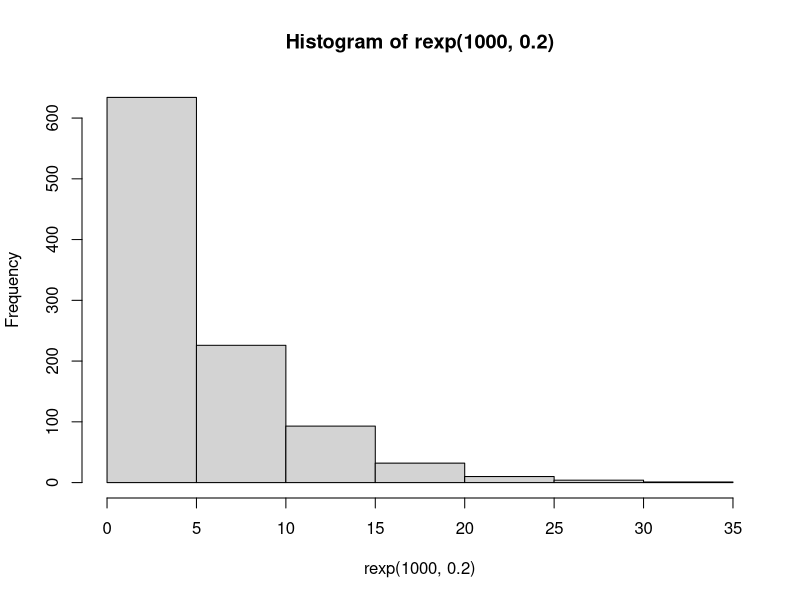
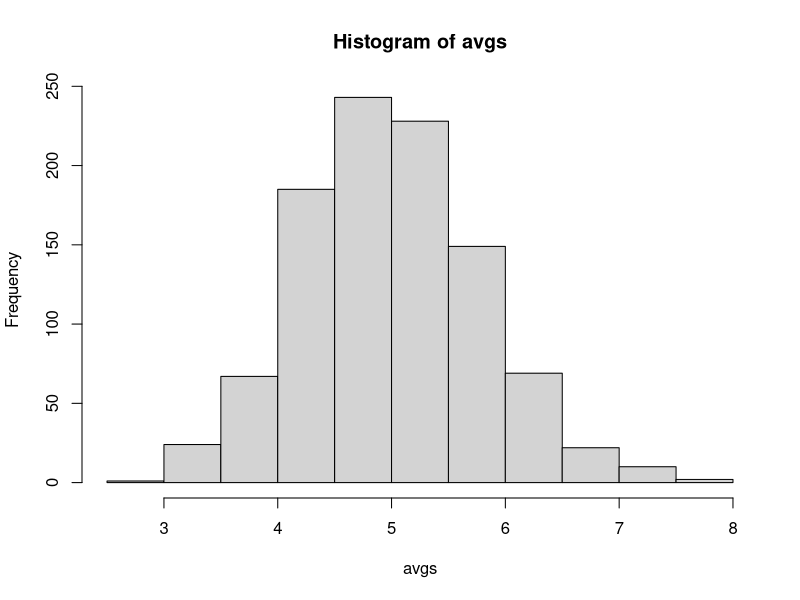

Generate these figures, in order, with R:
# == Statistical Inference - Course Project ==


hist(rexp(1000,0.2))

# Distributions of the averages
avgs = NULL
for (i in 1 : 1000) avgs = c(avgs, mean(rexp(40,0.2)))
hist(avgs)